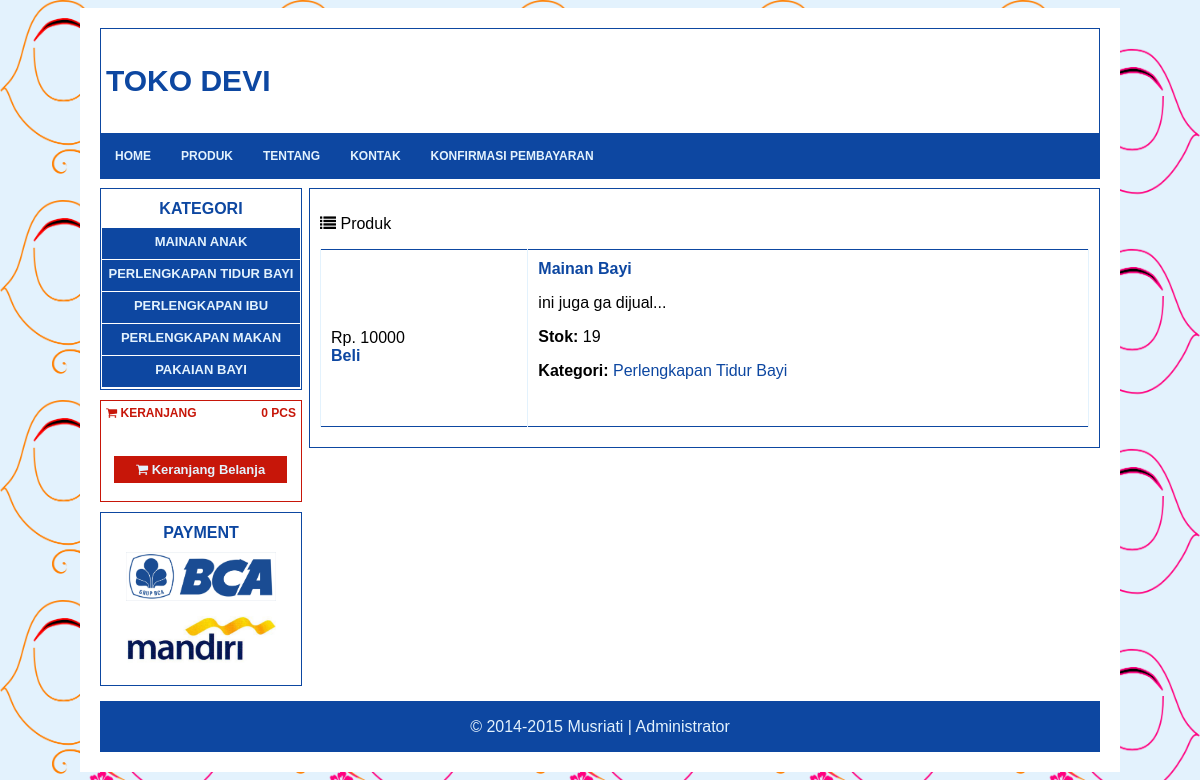
Screenshot of /index.php?modul=produk&kategori=2 with the database file from the repository.
### tables this page shows
CREATE TABLE IF NOT EXISTS `kategori` (
`id_kategori` int(5) NOT NULL,
  `nama_kategori` varchar(25) NOT NULL
);

CREATE TABLE IF NOT EXISTS `barang` (
  `id_barang` varchar(255) NOT NULL,
  `id_kategori` int(5) NOT NULL,
  `nama_barang` varchar(25) NOT NULL,
  `keterangan` text NOT NULL,
  `stok` int(5) NOT NULL,
  `harga` double NOT NULL,
  `gambar` varchar(100) NOT NULL
);

### side-left.php (the view)
<div class="category">
	<p>Kategori</p>
	<?php if (empty($_SESSION['username'])): ?>
		<?php
			$sql = "SELECT * FROM kategori";
			$i   = mysql_query($sql);
			while ($j = mysql_fetch_assoc($i)) {
				$k[] = $j;
			}
		?>
		<?php if (is_null($k)): ?>
			<a href="">Kosong</a>
		<?php else: ?>
			<?php foreach ($k as $key => $value): ?>
				<a href="index.php?modul=produk&kategori=<?php echo $value['id_kategori'] ?>"><?php echo $value['nama_kategori'] ?></a>
			<?php endforeach ?>
		<?php endif ?>
	<?php endif ?>
</div>
<div class="cart">
	<p class="left"><i class="fa fa-shopping-cart"></i> keranjang</p>
	<p class="right"><?php include "cart_count.php"; ?> pcs</p>
	<br>
	<br>
	<br>
	<a href="index.php?modul=cart"><i class="fa fa-shopping-cart"></i> Keranjang Belanja</a>
	<br>
	<br>
</div>
<div class="service" align="center">
	<p class="left">Payment</p>
	<a href="http://klikbca.com" target="_blank"><img src="layout/img/bca.jpg" width="150"></a>
	<a href="http://mandiri.com" target="_blank"><img src="layout/img/mandiri.jpg" width="150"></a>
</div>

### index.php (shortened to what this page needs)
<!DOCTYPE html>
<html lang="en">
<head>
	<link rel="stylesheet" href="layout/css/layout.css">
	<link rel="stylesheet" href="layout/css/font-awesome/font-awesome.min.css">
</head>
<body>
	<div id="wrapper">
		<div id="header">
			<p>TOKO DEVI</p>
		</div>
		<?php if (empty($_SESSION['username'])): ?>
			<nav class="nav-menu">
				<ul>
					<li><a href="index.php?modul=home">home</a></li>
					<li><a href="index.php?modul=produk">produk</a></li>
					<li><a href="index.php?modul=ttg_kami">tentang</a></li>
					<li><a href="index.php?modul=kontak">Kontak</a></li>
					<li><a href="index.php?modul=konfirmasi">Konfirmasi Pembayaran</a></li>
				</ul>
			</nav>
		<?php endif ?>
		<div id="left-side">
			<?php
				if (empty($_SESSION['username'])) {
					include "side-left.php";
				} else {
					include "left-side-admin.php";
				}
			?>
		</div>
		<div id="content">
			<?php include "halaman.php"; ?>
		</div>
		<div id="footer">
			<p>&copy; 2014-2015 Musriati | <a href="index.php?modul=login_admin">Administrator</a></p>
		</div>
	</div>
</body>
</html>

### cart_count.php (shortened to what this page needs)
<?php
$sid = session_id();
$query = "SELECT * FROM keranjang WHERE id_session LIKE '$sid'";
$sql = mysql_query($query);
$row = mysql_num_rows($sql);
echo "<span>$row</span>";
?>

### halaman.php (shortened to what this page needs)
<?php
$modul = $_GET['modul'];
switch($modul)
{
	case 'produk'           : include 'modul/katalog.php'; break;
}

### modul/katalog.php (shortened to what this page needs)
<p class="side-title"><i class="fa fa-list"></i> Produk</p>
<?php
include "config/pagination.php";
$page        = 1;
$dataPerPage = 5;
$table       = barang;
$where = $_GET['kategori'];
if (isset($where)) {
    $sql = "SELECT * FROM $table WHERE id_kategori = $where";
    $perKat = mysql_query($sql);
    while ($datas = mysql_fetch_assoc($perKat)) {
        $dataTable[] = $datas;
    }
} else {
    $dataTable = getTableData($table, $page, $dataPerPage);
}
?>
<table width="100%" border="1" class="produk">
    <tbody>
        <?php foreach ($dataTable as $i => $data): ?>
        <tr>
            <td width="27%">
                <br>
                <div class="harga">Rp. <?php echo $data['harga'] ?></div>
                <a href="input.php?input=add&id=<?php echo $data['id_barang'] ?>"><strong>Beli</strong></a>
            </td>
            <td width="73%">
            	<a href="index.php?modul=produkDetail&id=<?php echo $data['id_barang'] ?>">
            		<strong><?php echo $data['nama_barang'] ?></strong>
            	</a>
            	<p><?php echo substr($data['keterangan'], 0, 200) ?>...</p>
            	<p><strong>Stok:</strong> <?php echo $data['stok'] ?></p>
            	<strong>Kategori:</strong>
            	<a href="index.php?modul=produk&kategori=<?php echo $data['id_kategori'] ?>">
                <?php
                $sql = "SELECT * FROM kategori WHERE id_kategori = $data[id_kategori]";
                $datas = mysql_query($sql);
                while ($kat = mysql_fetch_assoc($datas)) {
                    echo $kat['nama_kategori'];
                }
                ?>
                </a>
            	<br>
            	<br>
            	<br>
        	</td>
        </tr>
        <?php endforeach ?>
    </tbody>
</table>

### layout/css/layout.css (style rules this page uses)
body { background-image:url(../img/background.png); background-size: 240px 200px; background-color: #E3F2FD; font-family: Arial,Helvetica,sans-serif; }
a { text-decoration: none; }
.nav-menu { background: none repeat scroll 0% 0% #0D47A1; display: inline-block; width: 100%; position: inherit; top: 0px; left: 0px; right: 0px; z-index: 9; min-height: 45px; }
.nav-menu ul { background: none repeat scroll 0% 0% #0D47A1; list-style: outside none none; position: relative; box-shadow: 0px 0px 5px rgba(0, 0, 0, 0.25); padding: 0px; width: 100%; margin: auto; }
.nav-menu ul li { float: left; }
.nav-menu ul li a { font-size: 12px; font-weight: bolder; display: block; padding: 15px 15px; color: #E3F2FD; text-decoration: none; text-transform: uppercase; }
#header { display: block; border: 1px solid #0D47A1; padding: 5px; }
#header p { font-size: 30px; font-weight: bold; color: #0D47A1; }
#wrapper { padding: 20px; height: auto; width: 1000px; margin: 0px auto auto; background: #FFF; }
#left-side { height: auto; margin-top: 5px; width: 20%; float: left; }
#left-side .category { margin-bottom: 10px; border: 1px solid #0D47A1; height: auto;width: 99%; float: left; padding: 1px; }
#left-side .category p { text-transform: uppercase; text-align: center; margin: 10px 0px 10px; font-weight: bold; color: #0D47A1; }
#left-side .category a { text-transform: uppercase; font-size: 13px; font-weight: bold; text-align: center; display: block; background-color: #0D47A1; color: #E3F2FD; margin-bottom: 1px; height: 25px; padding-top: 6px; }
#left-side .cart { margin-bottom: 10px; border: 1px solid #C71609; height: auto;width: 95%; float: left; padding: 5px; }
#left-side .cart p.left { float: left; text-transform: uppercase; margin: 0; font-size: 12px; font-weight: bold; color: #C71609; }
#left-side .cart p.right { float: right; text-transform: uppercase; margin: 0; font-size: 12px; font-weight: bold; color: #C71609; }
#left-side .cart a { margin: 8px; background: #C71609; color: #E3F2FD; font-weight: bolder; font-size: 13px; border: 1px solid #C71609; padding: 5px 21px; text-align: center; }
#left-side .service { margin-bottom: 10px; border: 1px solid #0D47A1; height: auto;width: 99%; float: left;padding: 1px; }
#left-side .service p { text-transform: uppercase; text-align: center; margin: 10px 0px 10px; font-weight: bold; color: #0D47A1; }
#content { margin-left: 9px; border: 1px solid #0D47A1; height: auto; float: left; padding: 10px 10px; height: auto; width: 76.9%; margin-top: 5px; }
#footer { padding-top: 1px; height: 50px; text-align: center; background: #0D47A1; margin-top: 5px; }
#footer p { color: #E3F2FD; }
#footer a { color: #E3F2FD; }
table.produk { border-collapse: collapse; border:solid 1px #0D47A1; }
table.produk tr td { padding: 10px; border-left: solid 1px #E3F2FD; border-right: solid 1px #E3F2FD; }
table.produk tr td a { color: #0D47A1; }

### rows the page displays
kategori: nama_kategori "MAINAN ANAK"
kategori: nama_kategori "PERLENGKAPAN TIDUR BAYI", nama_kategori "Perlengkapan Tidur Bayi"
kategori: nama_kategori "PERLENGKAPAN IBU"
kategori: nama_kategori "PERLENGKAPAN MAKAN"
kategori: nama_kategori "PAKAIAN BAYI"
barang: harga "10000", nama_barang "Mainan Bayi", keterangan "ini juga ga dijual", stok "19"

### other values shown
$row "0"
